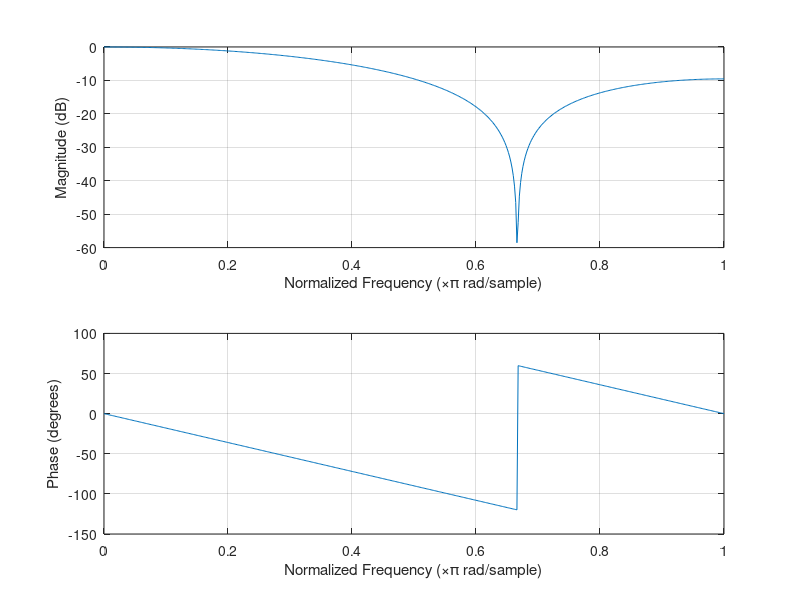
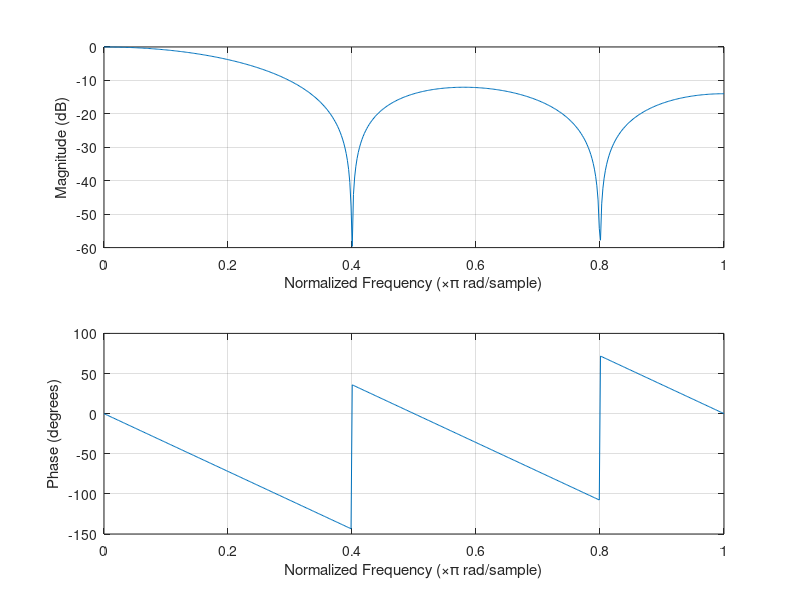
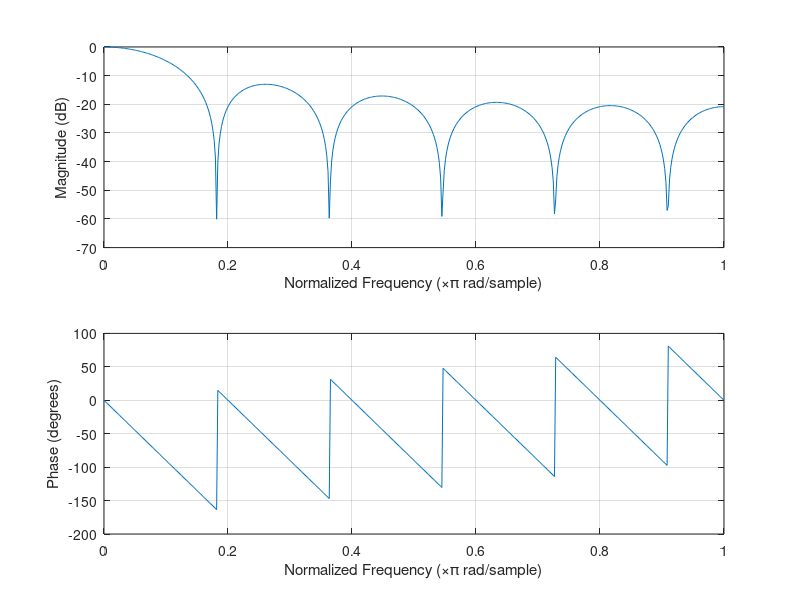

MATLAB code for these plots, in order: (Note: this script raises an error after producing the figures.)
%Irineos Michael
%el18705
%Askisi 1

%1.1
a=1;
b1=(1/3)*ones(1,3);
b2=(1/5)*ones(1,5);
b3=(1/11)*ones(1,11);
%apokrousi platous kai fasis
figure(1);
freqz(b1,a);
figure(2);
freqz(b2,a);
figure(3);
freqz(b3,a);

[b1,a] = eqtflength(b1,a);
[b2,a] = eqtflength(b2,a);
[b3,a] = eqtflength(b3,a);
[z1,p1]=tf2zp(b1,a);
[z2,p2]=tf2zp(b2,a);
[z3,p3]=tf2zp(b3,a);
zpd(z1,p1);
figure(4);
zpd(z2,p2);
figure(5);
zpd(z3,p3);
figure(6);

%1.2
%a)
p1=[0.68+0.51i 0.68-0.51i];
z1=[1.2 -0.6]';
zpd(z,p);
figure (7);  
%b)
[b4,a4]=zp2tf(zeros,poles,1);
figure(8);
freqz(b4,a4);

%g)
figure(9);
impz(b4,a4);
figure(10);
stepz(b4,a4);

%d)

poles1=[0.76+0.57i 0.76-0.57i];
poles2=[0.8+0.6i 0.8-0.6i];
poles3=[0.84+0.63i 0.84-0.63i];
%Metatropi polon kai midenikon
[b4a,a4a]=zp2tf(z1,poles1,1);
[b4b,a4b]=zp2tf(z1,poles2,1);
[b4c,a4c]=zp2tf(z1,poles3,1);
%Sxediasmos antistixon kroustikon kai bimatikis
figure(11);
stepz(b4a,a4a);
figure(12);
stepz(b4b,a4b);
figure(13);
stepz(b4c,a4c);
figure(14);
freqz(b4a,a4a);
figure(15);
zpd(z1,poles1);
figure(16);
zpd(z1,poles2);
figure(17);
zpd(z1,poles3);

%e) 
[kroustiki1,periodos1]=gensig('pulse',50,100,1); 
[kroustiki2,periodos2]=gensig('pulse',5,100,1);  
diegersi1=filter(b4,a4,kroustiki1); 
diegersi2=filter(b4,a4,kroustiki2); 
figure(18);
plot(periodos1,diegersi1) %Gia T=50
figure(19);
plot(periodos2,diegersi2);%Gia T=5;


%st)
polos1=[0.8i , -0.8i];
figure(20);
zpd(z1,polos1);
[b4d,a4d]=zp2tf(z1,polos1,1);
figure(21);
freqz(b4d,a4d);

%Askisi 2  .
[y1,f1]=audioread('cello_note.wav');
[y2,f2]=audioread('clarinet_note.wav');
[y3,f3]=audioread('flute_note.wav');
%Anaparagogi arxion ixou.
sound(y1,f1);
sound(y2,f2);
sound(y3,f3);
%Apokopi apospasmatos
%b)
%cello
t1=linspace(0,9999/f1,10000);
y1cut=y1(1:10000);
figure(22);
plot(t1,y1cut);

%clarine 
t2=linspace(0,9999/f2,10000);
y2cut=y2(1:10000);
figure(23);
plot(t2,y2cut);


%flute
t3=linspace(0,999/f1,1000);
y3cut=y3(1:1000);
figure(24);
plot(t3,y3cut);

%sxediasmos fasmatos gia entopismo sixnotitas kai epalithefsi me periodo
%fasma cello 
n1=length(y1);
y1fft = fft(y1,n1);
figure(25);
plot(abs(y1fft));

%fasma clarine
%giati einai diarkias 2 defterolepton tha ergastume diaforetika 
n2=length(y2);
y2fft = fft(y2,n2);
df2=n2/f2;
w2=(0:n2-1)*df2;
figure(26);
plot(w2,abs(y2fft));

%fasma flute
n3=length(y3);
y3fft = fft(y3,n3);
df3=n3/f3;
w3=(0:n3-1)*df3;
figure(27);
plot(w3,abs(y3fft))


%e)
[ytho,ftho]=audioread('cello_note_noisy.wav');
n4 = length(ytho);
df4=ftho/n4;
w4=(0:n4-1)*df4;
y4fft = fft(ytho,n4);
figure(28);
plot(w4,abs(y4fft));



%st)
a=1;
b=(1/7)*ones(1,7);
yfil=filter(b,a,yg);
p=audioplayer(yg,fg);
pfil=audioplayer(yfil,fg);
p.play
pfil.play
%fasmo filtrarismenou simatos 
y5fft=fft(yfil,n4)/n4;
figure(29);
plot(w4,abs(y5fft));


%z)
%Tha apomonosoume thn 9h armoniki
[yce,fce]=audioread('cello_note.wav'); %fortosi arxiou
%metatropi se frequency plot
ycefft9=abs(fft(yce));
n=length(ycefft9);
figure(30);
plot([0:1/(n/2 -1):1],ycefft9(1:n/2));
%me vasi to fasma vriskoume tin antistixi periodo kai ftiaxnume to filtro
[b1,a1]= butter(4,[0.0948,0.1015],'bandpass');
yfil9=filter(b1,a1,yce);
y9fft=fft(yfil9);
figure(31);
plot(abs(y9fft));
%apokopi simatos sto pedio tou xronou
t9=linspace(0,999/f1,1000);
yfil9cut=yfil9(1:1000);
figure(32);
plot(t9,yfil9cut);

%apomonosi 6hs armonikis 
[b2,a2]=butter(4,[0.06346,0.068938],'bandpass');
yfil6=filter(b2,a2,yce);
y6fft=fft(yfil6);
figure(33);
plot(abs(y6fft));
t6=linspace(0,999/f1,1000);
yfil6cut=yfil6(1:1000);
figure(34);
plot(t6,yfil6cut);


%sto pedio tou xronou
t6=linspace(0,999/f1,1000);
yfil6cut=yfil6(1:1000);
figure(35);
plot(t6,yfil6cut);

%Askisi 2.2 
[y2,f2]=audioread('clarinet_note.wav');
%a)
t10=linspace(0,38.2-3.82*10^-3,10000);
y10=y2(1:10000);
figure(36);
plot(t10,y10);

%2.2  b)Ypologismos sintelesti platous

y11fft=fft(y10);
figure (37);
plot(abs(y11fft));
c1=abs(y11fft(60));
c=[abs(y11fft(60))/c1,abs(y11fft(179))/c1,abs(y11fft(297))/c1,abs(y11fft(416))/c1];
f=[angle(y11fft(60)),angle(y11fft(179)),angle(y11fft(297)),angle(y11fft(416))];
t=linspace(0,2,88200);
x1=c(1)*cos(2*pi*261.2*t+f(1));
x2=c(2)*cos(2*pi*2*261.2*t+f(2));
x3=c(3)*cos(2*pi*3*261.2*t+f(3));
x4=c(4)*cos(2*pi*4*261.2*t+f(4));
xtest=2.3+x1+x2+x3+x4;
newaudio=audioplayer(xtest,44100);

